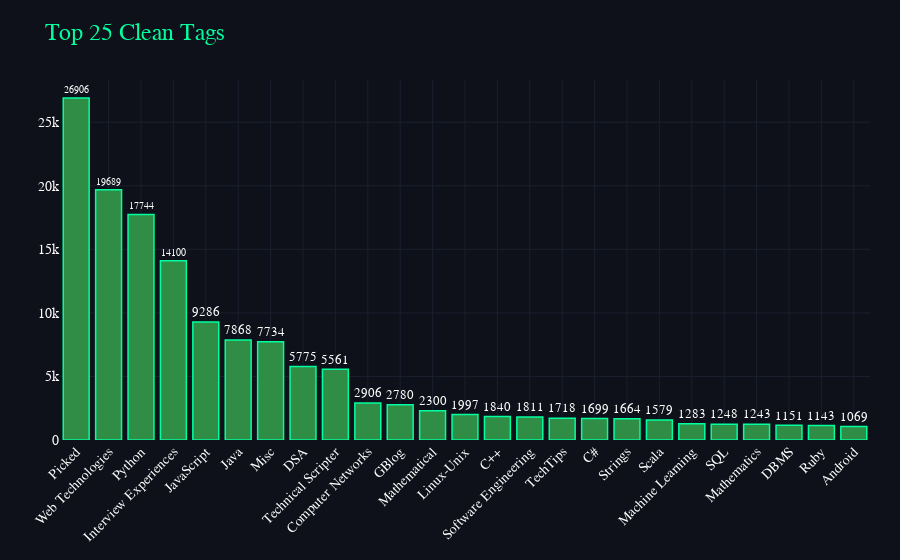

Notebook source saved alongside this figure:
### Markdown cell above
#### 1.2) Which content categories contribute the highest number of articles?

### Code cell
data = df['clean_tags'].value_counts().head(25)

# Dark futuristic color palette
bar_color = '#2F8D46'  # GeeksforGeeks green
bg_color = '#0F111A'   # Dark space-like background
grid_color = '#1B1E2D' # Slightly lighter grid for contrast
font_color = '#FFFFFF'  # White font for readability

# Create interactive bar chart
fig = go.Figure(data=[
    go.Bar(
        x=data.index,
        y=data.values,
        text=data.values,
        textposition='outside',
        marker=dict(color=bar_color, line=dict(color='#00FF9F', width=1.5)),  # Neon-like outline
        hovertemplate='<b>%{x}</b><br>Count: %{y}<extra></extra>'
    )
])

# Update layout for dark futuristic theme
fig.update_layout(
    title='Top 25 Clean Tags',
    title_font=dict(family='Courier New, monospace', size=24, color='#00FF9F'),
    plot_bgcolor=bg_color,
    paper_bgcolor=bg_color,
    font=dict(family='Courier New, monospace', size=14, color=font_color),
    xaxis=dict(
        tickangle=-45,
        showgrid=True,
        gridcolor=grid_color,
        zeroline=False
    ),
    yaxis=dict(
        showgrid=True,
        gridcolor=grid_color,
        zeroline=False
    ),
    margin=dict(l=60, r=30, t=80, b=120),
    hoverlabel=dict(bgcolor='#1B1E2D', font_size=12, font_family='Courier New, monospace')
)

# Add futuristic animation (optional)
fig.update_traces(marker_line_width=1.5)
fig.show()

### Figure 1 — Plotly figure (JSON) as saved in the notebook; plotly's stock layout.template omitted (floating-point values rounded to 4 significant figures)
{"data": [{"hovertemplate": "<b>%{x}</b><br>Count: %{y}<extra></extra>", "marker": {"color": "#2F8D46", "line": {"color": "#00FF9F", "width": 1.5}}, "text": [26910.0, 19690.0, 17740.0, 14100.0, 9286.0, 7868.0, 7734.0, 5775.0, 5561.0, 2906.0, 2780.0, 2300.0, 1997.0, 1840.0, 1811.0, 1718.0, 1699.0, 1664.0, 1579.0, 1283.0, 1248.0, 1243.0, 1151.0, 1143.0, 1069.0], "textposition": "outside", "type": "bar", "x": ["Picked", "Web Technologies", "Python", "Interview Experiences", "JavaScript", "Java", "Misc", "DSA", "Technical Scripter", "Computer Networks", "GBlog", "Mathematical", "Linux-Unix", "C++", "Software Engineering", "TechTips", "C#", "Strings", "Scala", "Machine Learning", "SQL", "Mathematics", "DBMS", "Ruby", "Android"], "y": [26906, 19689, 17744, 14100, 9286, 7868, 7734, 5775, 5561, 2906, 2780, 2300, 1997, 1840, 1811, 1718, 1699, 1664, 1579, 1283, 1248, 1243, 1151, 1143, 1069]}], "layout": {"font": {"color": "#FFFFFF", "family": "Courier New, monospace", "size": 14}, "hoverlabel": {"bgcolor": "#1B1E2D", "font": {"family": "Courier New, monospace", "size": 12}}, "margin": {"b": 120, "l": 60, "r": 30, "t": 80}, "paper_bgcolor": "#0F111A", "plot_bgcolor": "#0F111A", "title": {"font": {"color": "#00FF9F", "family": "Courier New, monospace", "size": 24}, "text": "Top 25 Clean Tags"}, "xaxis": {"gridcolor": "#1B1E2D", "showgrid": true, "tickangle": -45, "zeroline": false}, "yaxis": {"gridcolor": "#1B1E2D", "showgrid": true, "zeroline": false}}}
